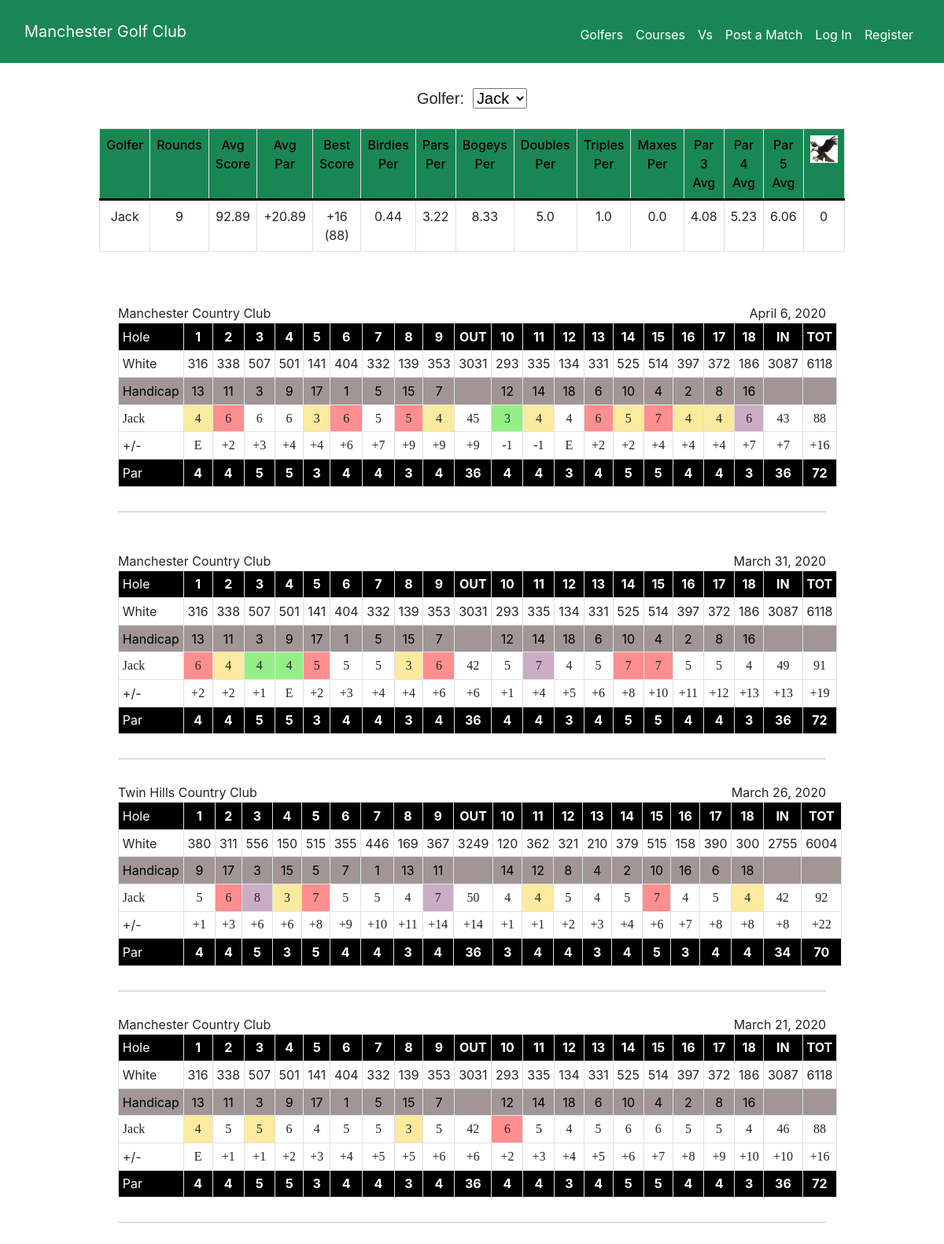
The page /golfer/Jack (upper part) on the database its author committed.
### golf/models.py (models this page shows, shortened)
class User(AbstractUser):
    def __str__(self):
        return f"{self.first_name}"

class Round(models.Model):
    golfer = models.ForeignKey(
        User, on_delete=models.CASCADE, related_name="users_rounds")
    course = models.ForeignKey(Course, on_delete=models.CASCADE)
    date = models.DateField()
    match = models.IntegerField(default=0)

class Course(models.Model):
    name = models.CharField(max_length=50)
    WHITE = 'White'
    BLUE = 'Blue'
    RED = 'Red'
    BLACK = 'Black'
    TEE_CHOICES = [
        (WHITE, 'White'),
        (BLUE, 'Blue'),
        (RED, 'Red'),
        (BLACK, 'Black')
    ]
    tees = models.CharField(max_length=6, choices=TEE_CHOICES, default=WHITE)
    course_rating = models.DecimalField(max_digits=3, decimal_places=1)
    slope = models.IntegerField()
    front_par = models.IntegerField()
    back_par = models.IntegerField()
    par = models.IntegerField()
    front_yardage = models.IntegerField()
    back_yardage = models.IntegerField()
    yardage = models.IntegerField()
    abbreviation = models.CharField(max_length=10)
    def __str__(self):
        return f"{self.name}"

### golf/views.py (the view)
# urls.py: path("golfer/<str:golfer>", views.golfer, name="golfer"),
def golfer(request, golfer):
    this_golfer = User.objects.get(first_name=golfer)
    golfer_rounds = Round.objects.filter(golfer=this_golfer).order_by('-date')
    stats = get_stats(golfer_rounds)
    all_golfers = []
    all_rounds = Round.objects.all()
    for round in all_rounds:
        if round.golfer not in all_golfers:
            all_golfers.append(round.golfer)
    scorecards = []
    for this_round in golfer_rounds:
        scorecard = get_scorecard(this_round)
        scorecards.append(scorecard)
    context = {'stats': stats, 'scorecards': scorecards, 'golfer': this_golfer,
               'course_length': range(1, 10), 'all_golfers': all_golfers}
    return render(request, "golf/golfer.html", context)

### golf/helpers.py (called while the page is built)
def par_shift(score: int) -> str:
    if score > 0:
        return f"+{score}"
    elif score == 0:
        return "E"
    else:
        return str(score)

### golf/templates/golf/golfer.html (shortened to what this page needs)
{% extends "golf/layout.html" %}
{% load static %}
{% block main %}
<div class="grid">
    <div id="choose-golfer" class="choose-golfer">
        <label for="golfer-name">Golfer: </label>&nbsp
        <select name="golfer-name" id="golfer-name">
            {% for golfer in all_golfers %}
            <option value="{{ golfer }}">{{ golfer }}</option>
            {% endfor %}
        </select>
    </div>
</div>
<table id="stats" class="table table-bordered standings">
    <thead class="success">
        <tr class="stats-header">
            <td class="stat">Golfer</td>
            <td class="stat">Rounds</td>
            <td class="stat">Avg Score</td>
            <td class="stat">Avg Par</td>
            <td class="stat">Best Score</td>
            <td class="stat">Birdies Per</td>
            <td class="stat">Pars Per</td>
            <td class="stat">Bogeys Per</td>
            <td class="stat">Doubles Per</td>
            <td class="stat">Triples Per</td>
            <td class="stat">Maxes Per</td>
            <td class="stat">Par 3 Avg</td>
            <td class="stat">Par 4 Avg</td>
            <td class="stat">Par 5 Avg</td>
            <td class="stat"><img src="{% static 'golf/eagle.png' %}" alt="eagle" width=35 height=35></td>
        </tr>
    </thead>
    <tr>
        {% for stat in stats %}
        <td class="stat">{{ stat }}</td>
        {% endfor %}
    </tr>
</table>
<div id="content" class="container-sm">
    {% for scorecard in scorecards %}
    <div id="scorecard" class="scorecard-view">
        <p class="scorecard-course-name">{{ scorecard.round.course }}</p>
        <p class="scorecard-course-date">{{ scorecard.round.date }}</p>
        <table class="table table-sm table-bordered">
            <tr class="holes-row">
                <th class="scorecard-header">Hole</th>
                {% for i in course_length %}
                <th>{{ i }}</th>
                {% endfor %}
                <th>OUT</th>
                {% for i in course_length %}
                <th>{{ i|add:"9" }}</th>
                {% endfor %}
                <th>IN</th>
                <th>TOT</th>
            </tr>
            <tr class="yardages-row">
                <td class="scorecard-header">{{ scorecard.course.tees }}</td>
                {% for yard in scorecard.yardages|slice:"0:9" %}
                <td>{{ yard }}</td>
                {% endfor %}
                <td>{{ scorecard.course.front_yardage }}</td>
                {% for yard in scorecard.yardages|slice:"9:" %}
                <td>{{ yard }}</td>
                {% endfor %}
                <td>{{ scorecard.course.back_yardage }}</td>
                <td>{{ scorecard.course.yardage }}</td>
            </tr>
            <tr class="handicap-row">
                <td class="scorecard-header">Handicap</td>
                {% for handicap in scorecard.handicaps|slice:":9" %}
                <td>{{ handicap }}</td>
                {% endfor %}
                <td></td>
                {% for handicap in scorecard.handicaps|slice:"9:" %}
                <td>{{ handicap }}</td>
                {% endfor %}
                <td></td>
                <td></td>
            </tr>
            <tr class="handwritten-score">
                <td class="scorecard-header">{{ golfer }}</td>
                {% for stroke, score in scorecard.zipped_scores %}
                {% if score >= 3 %}
                <td class="triple-bogey-or-worse">{{ stroke }}</td>
                {% elif score == 2 %}
                <td class="double-bogey">{{ stroke }}</td>
                {% elif score == 0 %}
                <td class="par">{{ stroke }}</td>
                {% elif score < 0 %} <td class="birdie-or-better">{{ stroke }}</td>
                    {% else %}
                    <td class="bogey">{{ stroke }}</td>
                    {% endif %}
                    {% endfor %}
            </tr>
            <tr>
                <td class="scorecard-header">+/-</td>
                {% for par in scorecard.to_pars %}
                <td class="handwritten-score bogey">{{ par }}</td>
                {% endfor %}
            </tr>
            <tr class="holes-row">
                <td class="scorecard-header">Par</td>
                {% for par in scorecard.pars|slice:":9" %}
                <td>{{ par }}</td>
                {% endfor %}
                <td>{{ scorecard.course.front_par }}</td>
                {% for par in scorecard.pars|slice:"9:" %}
                <td>{{ par }}</td>
                {% endfor %}
                <td>{{ scorecard.course.back_par }}</td>
                <td>{{ scorecard.course.par }}</td>
            </tr>
        </table>
    </div>
</div>
{% endfor %}
{% endblock %}

### golf/static/golf/styles.css (style rules this page uses)
.grid { display: grid; place-items: center; padding: 15px; }
.scorecard-view { margin: 0 auto; width: 900px; font-size: medium; text-align: center; padding-top: 30px; padding-bottom: 15px; border-bottom: #cac2c2 1px solid; }
.holes-row { color: white; background-color: black; text-align: center; font-weight: bold; }
.yardages-row { text-align: center; }
.handicap-row { text-align: center; color: black; background-color: rgb(161, 149, 149); }
.scorecard-header { text-align: left; font-weight: 400; }
td, th { padding: 5px; border-style: solid; border-color: gray; border-width: 1px; }
th { width: 100px; }
td.triple-bogey-or-worse { background-color: #caadc5; text-align: center; }
td.birdie-or-better { background-color: #95ef86; text-align: center; }
td.par { background-color: #fceb9e; text-align: center; }
td.double-bogey { background-color: #ff8f8f; text-align: center; }
td.bogey { text-align: center; }
.handwritten-score { font-family: ink free; font-weight: semibold; }
.scorecard-course-name { margin: 0px; float: left; }
.scorecard-course-date { margin: 0px; float: right; }
#golfer-name { padding-right: 5px; margin-bottom: 8px; }
.stats-header { color: black; background-color: #198754; font-weight: 500; text-align: center; border-bottom: 3px solid black; }
td.stat { text-align: center; padding: 8px; }
#choose-golfer { font-size: 20px; font-family: sans-serif; }
#stats, #averages { padding: 25px; width: 75%; border: 0px; }
#content { margin: 20px; }

### rows shown on the page
User: first_name "Jack"
Round: round.course "Manchester Country Club", round "April 6, 2020", course_length "1" "2" "3" "4" "5" "6" "7" "8" "9", course_length "10" "11" "12" "13" "14" "15" "16" "17" "18", course.tees "White", yardages "316" "338" "507" "501" "141" "404" "332" "139" "353", course.front_yardage "3031", yardages "293" "335" "134" "331" "525" "514" "397" "372" "186", course.back_yardage "3087", course.yardage "6118", handicaps "13" "11" "3" "9" "17" "1" "5" "15" "7", handicaps "12" "14" "18" "6" "10" "4" "2" "8" "16", zipped_scores "4" "3" "4" "4" "5" "4" "4", zipped_scores "6" "6" "5" "6" "7", zipped_scores "6" "6" "5" "45" "4" "43" "88", zipped_scores "3", zipped_scores "6", to_pars "E" "+2" "+3" "+4" "+4" "+6" "+7" "+9" "+9" "+9" "-1" "-1" "E" "+2" "+2" "+4" "+4" "+4" "+7" "+7" "+16", pars "4" "4" "5" "5" "3" "4" "4" "3" "4", course.front_par "36", pars "4" "4" "3" "4" "5" "5" "4" "4" "3", course.back_par "36", course.par "72"
Round: round.course "Manchester Country Club", round "March 31, 2020", course_length "1" "2" "3" "4" "5" "6" "7" "8" "9", course_length "10" "11" "12" "13" "14" "15" "16" "17" "18", course.tees "White", yardages "316" "338" "507" "501" "141" "404" "332" "139" "353", course.front_yardage "3031", yardages "293" "335" "134" "331" "525" "514" "397" "372" "186", course.back_yardage "3087", course.yardage "6118", handicaps "13" "11" "3" "9" "17" "1" "5" "15" "7", handicaps "12" "14" "18" "6" "10" "4" "2" "8" "16", zipped_scores "6" "5" "6" "7" "7", zipped_scores "4" "3", zipped_scores "4" "4", zipped_scores "5" "5" "42" "5" "4" "5" "5" "5" "4" "49" "91", zipped_scores "7", to_pars "+2" "+2" "+1" "E" "+2" "+3" "+4" "+4" "+6" "+6" "+1" "+4" "+5" "+6" "+8" "+10" "+11" "+12" "+13" "+13" "+19", pars "4" "4" "5" "5" "3" "4" "4" "3" "4", course.front_par "36", pars "4" "4" "3" "4" "5" "5" "4" "4" "3", course.back_par "36", course.par "72"
Round: round.course "Twin Hills Country Club", round "March 26, 2020", course_length "1" "2" "3" "4" "5" "6" "7" "8" "9", course_length "10" "11" "12" "13" "14" "15" "16" "17" "18", course.tees "White", yardages "380" "311" "556" "150" "515" "355" "446" "169" "367", course.front_yardage "3249", yardages "120" "362" "321" "210" "379" "515" "158" "390" "300", course.back_yardage "2755", course.yardage "6004", handicaps "9" "17" "3" "15" "5" "7" "1" "13" "11", handicaps "14" "12" "8" "4" "2" "10" "16" "6" "18", zipped_scores "5" "5" "5" "4" "50" "4" "5" "4" "5" "4" "5" "42" "92", zipped_scores "6" "7" "7", zipped_scores "8" "7", zipped_scores "3" "4" "4", to_pars "+1" "+3" "+6" "+6" "+8" "+9" "+10" "+11" "+14" "+14" "+1" "+1" "+2" "+3" "+4" "+6" "+7" "+8" "+8" "+8" "+22", pars "4" "4" "5" "3" "5" "4" "4" "3" "4", course.front_par "36", pars "3" "4" "4" "3" "4" "5" "3" "4" "4", course.back_par "34", course.par "70"
Round: round.course "Manchester Country Club", round "March 21, 2020", course_length "1" "2" "3" "4" "5" "6" "7" "8" "9", course_length "10" "11" "12" "13" "14" "15" "16" "17" "18", course.tees "White", yardages "316" "338" "507" "501" "141" "404" "332" "139" "353", course.front_yardage "3031", yardages "293" "335" "134" "331" "525" "514" "397" "372" "186", course.back_yardage "3087", course.yardage "6118", handicaps "13" "11" "3" "9" "17" "1" "5" "15" "7", handicaps "12" "14" "18" "6" "10" "4" "2" "8" "16", zipped_scores "4" "5" "3", zipped_scores "5" "6" "4" "5" "5" "5" "42" "5" "4" "5" "6" "6" "5" "5" "4" "46" "88", zipped_scores "6", to_pars "E" "+1" "+1" "+2" "+3" "+4" "+5" "+5" "+6" "+6" "+2" "+3" "+4" "+5" "+6" "+7" "+8" "+9" "+10" "+10" "+16", pars "4" "4" "5" "5" "3" "4" "4" "3" "4", course.front_par "36", pars "4" "4" "3" "4" "5" "5" "4" "4" "3", course.back_par "36", course.par "72"

### other values the page prints
{{ stat }} "9" "92.89" "+20.89" "+16 (88)" "0.44" "3.22" "8.33" "5.0" "1.0" "0.0" "4.08" "5.23" "6.06" "0"
form field golfer-name "Jack"
